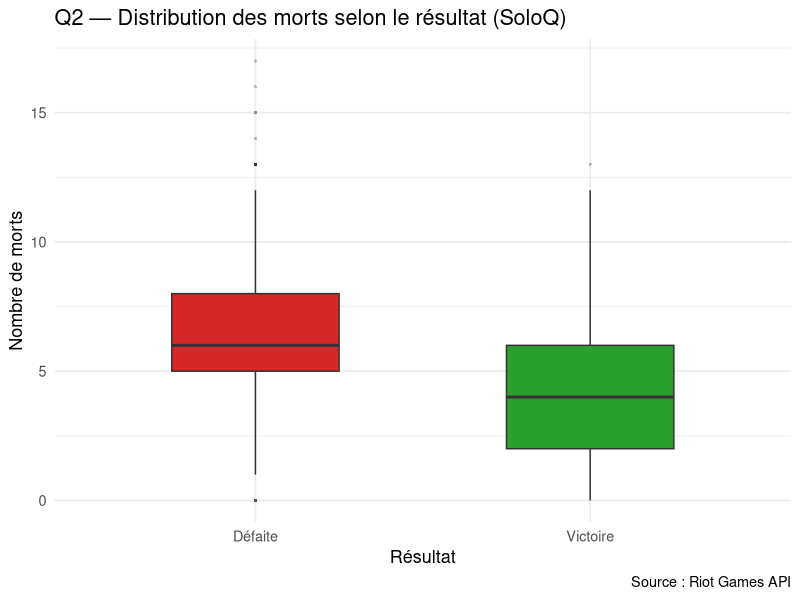
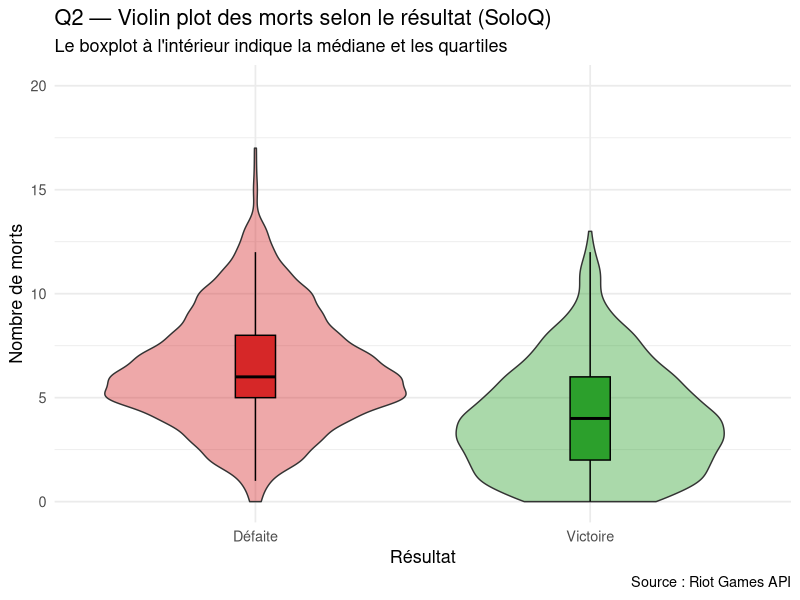

These charts were generated, in order, by the following R code:
## ---- chunk 1
knitr::opts_chunk$set(echo = TRUE, warning = FALSE, message = FALSE)
## ---- chunk 2
library(tidyverse)
library(knitr)

result_colors <- c("Défaite" = "#D62728", "Victoire" = "#2CA02C")

soloq <- read_delim("../../data/lol_ranked_dataset.csv",
                    delim          = ";",
                    locale         = locale(decimal_mark = ","),
                    show_col_types = FALSE) %>%
  mutate(win = as.logical(as.integer(win)))
## ---- chunk 3
soloq %>%
  mutate(resultat = ifelse(win, "Victoire", "Défaite")) %>%
  group_by(resultat) %>%
  summarise(
    n          = n(),
    mediane    = median(deaths, na.rm = TRUE),
    moyenne    = round(mean(deaths, na.rm = TRUE), 2),
    ecart_type = round(sd(deaths, na.rm = TRUE), 2),
    q1         = quantile(deaths, 0.25, na.rm = TRUE),
    q3         = quantile(deaths, 0.75, na.rm = TRUE)
  ) %>%
  kable()
## ---- chunk 4
soloq %>%
  mutate(resultat = ifelse(win, "Victoire", "Défaite")) %>%
  ggplot(aes(x = resultat, y = deaths, fill = resultat)) +
  geom_boxplot(
    outlier.shape = 16,
    outlier.size  = 0.8,
    outlier.alpha = 0.3,
    width         = 0.5
  ) +
  scale_fill_manual(values = result_colors) +
  labs(
    title   = "Q2 — Distribution des morts selon le résultat (SoloQ)",
    x       = "Résultat",
    y       = "Nombre de morts",
    caption = "Source : Riot Games API"
  ) +
  theme_minimal(base_size = 13) +
  theme(legend.position = "none")
## ---- chunk 5
soloq %>%
  mutate(resultat = ifelse(win, "Victoire", "Défaite")) %>%
  ggplot(aes(x = resultat, y = deaths, fill = resultat)) +
  geom_violin(alpha = 0.4, trim = TRUE) +
  geom_boxplot(width = 0.12, outlier.alpha = 0,
               color = "black", linewidth = 0.5) +
  scale_fill_manual(values = result_colors) +
  coord_cartesian(ylim = c(0, 20)) +
  labs(
    title    = "Q2 — Violin plot des morts selon le résultat (SoloQ)",
    subtitle = "Le boxplot à l'intérieur indique la médiane et les quartiles",
    x        = "Résultat",
    y        = "Nombre de morts",
    caption  = "Source : Riot Games API"
  ) +
  theme_minimal(base_size = 13) +
  theme(legend.position = "none")
